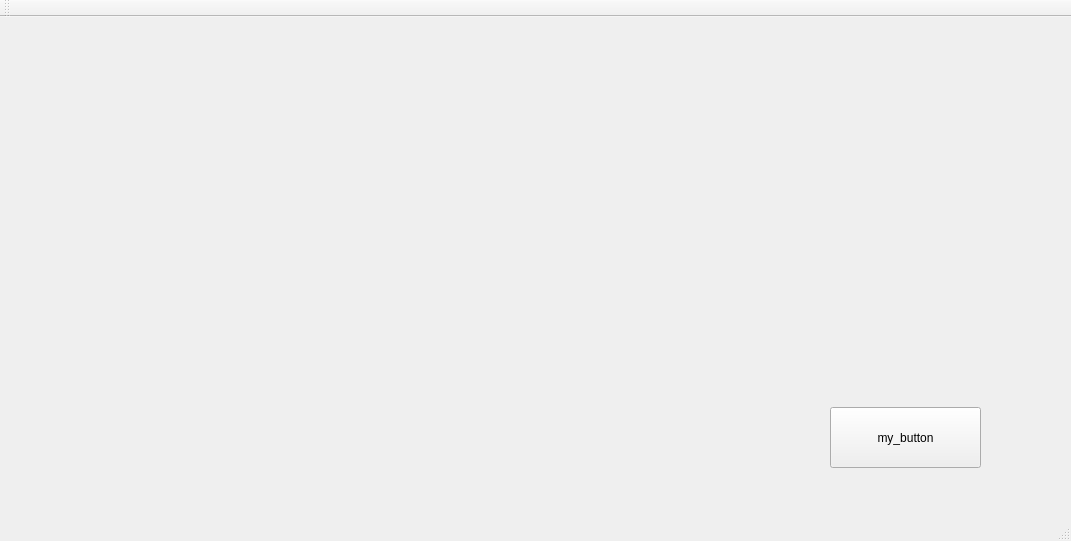
<?xml version="1.0" encoding="UTF-8"?>
<ui version="4.0">
 <class>MainWindow</class>
 <widget class="QMainWindow" name="MainWindow">
  <property name="geometry">
   <rect>
    <x>0</x>
    <y>0</y>
    <width>1071</width>
    <height>541</height>
   </rect>
  </property>
  <property name="windowTitle">
   <string>MainWindow</string>
  </property>
  <widget class="QWidget" name="centralWidget">
   <widget class="QPushButton" name="pushButton_4">
    <property name="geometry">
     <rect>
      <x>830</x>
      <y>390</y>
      <width>151</width>
      <height>61</height>
     </rect>
    </property>
    <property name="text">
     <string>my_button</string>
    </property>
   </widget>
  </widget>
  <widget class="QMenuBar" name="menuBar">
   <property name="geometry">
    <rect>
     <x>0</x>
     <y>0</y>
     <width>1071</width>
     <height>23</height>
    </rect>
   </property>
  </widget>
  <widget class="QToolBar" name="mainToolBar">
   <attribute name="toolBarArea">
    <enum>TopToolBarArea</enum>
   </attribute>
   <attribute name="toolBarBreak">
    <bool>false</bool>
   </attribute>
  </widget>
  <widget class="QStatusBar" name="statusBar"/>
 </widget>
 <layoutdefault spacing="6" margin="11"/>
 <resources/>
 <connections/>
</ui>
